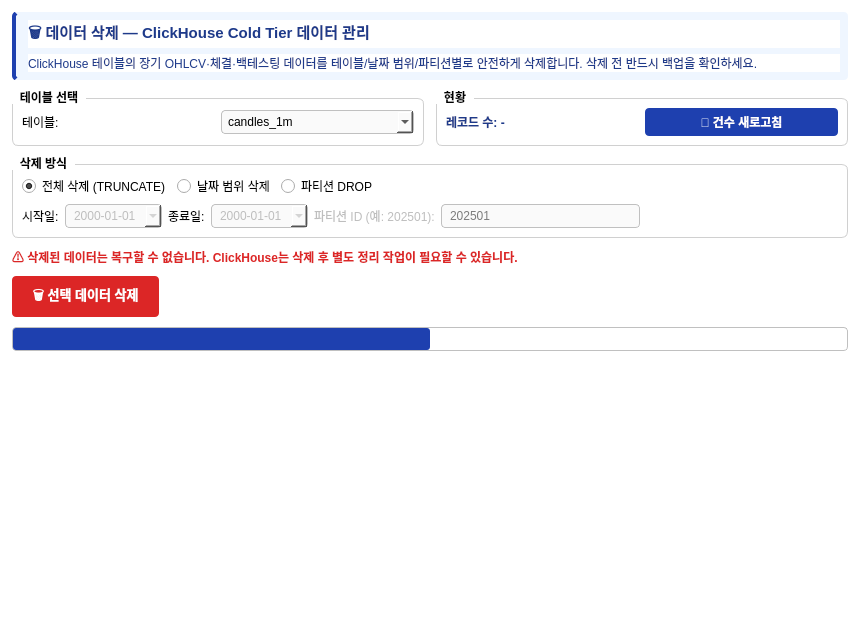
<?xml version="1.0" encoding="UTF-8"?>
<ui version="4.0">
 <class>DeleteTab</class>
 <widget class="QWidget" name="DeleteTab">
  <property name="geometry">
   <rect>
    <x>0</x>
    <y>0</y>
    <width>860</width>
    <height>620</height>
   </rect>
  </property>
  <property name="windowTitle">
   <string>데이터 삭제</string>
  </property>
  <property name="styleSheet">
   <string notr="true">QWidget { background-color: #FFFFFF; font-family: &quot;맑은 고딕&quot;, &quot;Segoe UI&quot;; font-size: 9pt; }
QGroupBox { border: 1px solid #D0D0D0; border-radius: 6px; margin-top: 8px; font-weight: bold; }
QGroupBox::title { subcontrol-origin: margin; subcontrol-position: top left; padding: 0 6px; }
QPushButton { border-radius: 4px; padding: 5px 14px; font-weight: bold; }
QComboBox, QLineEdit, QDateEdit { border: 1px solid #C0C0C0; border-radius: 4px; padding: 3px 6px; background: #FAFAFA; }
QProgressBar { border: 1px solid #C0C0C0; border-radius: 4px; text-align: center; }
QProgressBar::chunk { background-color: #1E40AF; border-radius: 3px; }</string>
  </property>
  <layout class="QVBoxLayout" name="verticalLayout">
   <property name="spacing">
    <number>10</number>
   </property>
   <property name="leftMargin">
    <number>12</number>
   </property>
   <property name="topMargin">
    <number>12</number>
   </property>
   <property name="rightMargin">
    <number>12</number>
   </property>
   <property name="bottomMargin">
    <number>12</number>
   </property>
   <!-- 상단 배너 -->
   <item>
    <widget class="QFrame" name="frameBanner">
     <property name="styleSheet">
      <string notr="true">QFrame#frameBanner { background-color: #EFF6FF; border-left: 4px solid #1E40AF; border-radius: 4px; }</string>
     </property>
     <layout class="QVBoxLayout" name="layoutBanner">
      <property name="leftMargin">
       <number>12</number>
      </property>
      <property name="topMargin">
       <number>8</number>
      </property>
      <property name="rightMargin">
       <number>8</number>
      </property>
      <property name="bottomMargin">
       <number>8</number>
      </property>
      <item>
       <widget class="QLabel" name="labelBannerTitle">
        <property name="text">
         <string>🗑️ 데이터 삭제 — ClickHouse Cold Tier 데이터 관리</string>
        </property>
        <property name="styleSheet">
         <string notr="true">font-size: 11pt; font-weight: bold; color: #1E3A8A;</string>
        </property>
       </widget>
      </item>
      <item>
       <widget class="QLabel" name="labelBannerDesc">
        <property name="text">
         <string>ClickHouse 테이블의 장기 OHLCV·체결·백테스팅 데이터를 테이블/날짜 범위/파티션별로 안전하게 삭제합니다. 삭제 전 반드시 백업을 확인하세요.</string>
        </property>
        <property name="styleSheet">
         <string notr="true">color: #1E3A8A;</string>
        </property>
        <property name="wordWrap">
         <bool>true</bool>
        </property>
       </widget>
      </item>
     </layout>
    </widget>
   </item>
   <!-- 테이블 + 현황 행 -->
   <item>
    <layout class="QHBoxLayout" name="layoutTopRow">
     <property name="spacing">
      <number>12</number>
     </property>
     <item>
      <widget class="QGroupBox" name="groupTable">
       <property name="title">
        <string>테이블 선택</string>
       </property>
       <layout class="QHBoxLayout" name="layoutTableGroup">
        <item>
         <widget class="QLabel">
          <property name="text">
           <string>테이블:</string>
          </property>
         </widget>
        </item>
        <item>
         <widget class="QComboBox" name="comboTable">
          <item>
           <property name="text">
            <string>candles_1m</string>
           </property>
          </item>
          <item>
           <property name="text">
            <string>candles_5m</string>
           </property>
          </item>
          <item>
           <property name="text">
            <string>candles_1h</string>
           </property>
          </item>
          <item>
           <property name="text">
            <string>candles_1d</string>
           </property>
          </item>
          <item>
           <property name="text">
            <string>market_ticks</string>
           </property>
          </item>
          <item>
           <property name="text">
            <string>orderbook_aggregates</string>
           </property>
          </item>
          <item>
           <property name="text">
            <string>backtest_results</string>
           </property>
          </item>
          <item>
           <property name="text">
            <string>technical_indicators_archive</string>
           </property>
          </item>
         </widget>
        </item>
       </layout>
      </widget>
     </item>
     <item>
      <widget class="QGroupBox" name="groupStatus">
       <property name="title">
        <string>현황</string>
       </property>
       <layout class="QHBoxLayout" name="layoutStatusGroup">
        <item>
         <widget class="QLabel" name="labelRecordCount">
          <property name="text">
           <string>레코드 수: -</string>
          </property>
          <property name="styleSheet">
           <string notr="true">font-weight: bold; color: #1E3A8A;</string>
          </property>
         </widget>
        </item>
        <item>
         <widget class="QPushButton" name="btnRefreshCount">
          <property name="text">
           <string>🔄 건수 새로고침</string>
          </property>
          <property name="styleSheet">
           <string notr="true">background-color: #1E40AF; color: white;</string>
          </property>
         </widget>
        </item>
       </layout>
      </widget>
     </item>
    </layout>
   </item>
   <!-- 삭제 범위 그룹 -->
   <item>
    <widget class="QGroupBox" name="groupRange">
     <property name="title">
      <string>삭제 방식</string>
     </property>
     <layout class="QVBoxLayout" name="layoutRangeGroup">
      <item>
       <layout class="QHBoxLayout" name="layoutRadio">
        <item>
         <widget class="QRadioButton" name="radioTruncate">
          <property name="text">
           <string>전체 삭제 (TRUNCATE)</string>
          </property>
          <property name="checked">
           <bool>true</bool>
          </property>
         </widget>
        </item>
        <item>
         <widget class="QRadioButton" name="radioByDateRange">
          <property name="text">
           <string>날짜 범위 삭제</string>
          </property>
         </widget>
        </item>
        <item>
         <widget class="QRadioButton" name="radioDropPartition">
          <property name="text">
           <string>파티션 DROP</string>
          </property>
         </widget>
        </item>
        <item>
         <spacer>
          <property name="orientation">
           <enum>Qt::Horizontal</enum>
          </property>
          <property name="sizeHint" stdset="0">
           <size>
            <width>40</width>
            <height>20</height>
           </size>
          </property>
         </spacer>
        </item>
       </layout>
      </item>
      <item>
       <layout class="QHBoxLayout" name="layoutDateRow">
        <item>
         <widget class="QLabel" name="labelDateFrom">
          <property name="text">
           <string>시작일:</string>
          </property>
         </widget>
        </item>
        <item>
         <widget class="QDateEdit" name="dateFrom">
          <property name="enabled">
           <bool>false</bool>
          </property>
          <property name="calendarPopup">
           <bool>true</bool>
          </property>
          <property name="displayFormat">
           <string>yyyy-MM-dd</string>
          </property>
         </widget>
        </item>
        <item>
         <widget class="QLabel" name="labelDateTo">
          <property name="text">
           <string>종료일:</string>
          </property>
         </widget>
        </item>
        <item>
         <widget class="QDateEdit" name="dateTo">
          <property name="enabled">
           <bool>false</bool>
          </property>
          <property name="calendarPopup">
           <bool>true</bool>
          </property>
          <property name="displayFormat">
           <string>yyyy-MM-dd</string>
          </property>
         </widget>
        </item>
        <item>
         <widget class="QLabel" name="labelPartition">
          <property name="text">
           <string>파티션 ID (예: 202501):</string>
          </property>
          <property name="enabled">
           <bool>false</bool>
          </property>
         </widget>
        </item>
        <item>
         <widget class="QLineEdit" name="editPartition">
          <property name="enabled">
           <bool>false</bool>
          </property>
          <property name="placeholderText">
           <string>202501</string>
          </property>
         </widget>
        </item>
        <item>
         <spacer>
          <property name="orientation">
           <enum>Qt::Horizontal</enum>
          </property>
          <property name="sizeHint" stdset="0">
           <size>
            <width>40</width>
            <height>20</height>
           </size>
          </property>
         </spacer>
        </item>
       </layout>
      </item>
     </layout>
    </widget>
   </item>
   <!-- 경고 레이블 -->
   <item>
    <widget class="QLabel" name="labelWarning">
     <property name="text">
      <string>⚠️ 삭제된 데이터는 복구할 수 없습니다. ClickHouse는 삭제 후 별도 정리 작업이 필요할 수 있습니다.</string>
     </property>
     <property name="styleSheet">
      <string notr="true">color: #DC2626; font-weight: bold;</string>
     </property>
     <property name="wordWrap">
      <bool>true</bool>
     </property>
    </widget>
   </item>
   <!-- 버튼 행 -->
   <item>
    <layout class="QHBoxLayout" name="layoutButtons">
     <property name="spacing">
      <number>10</number>
     </property>
     <item>
      <widget class="QPushButton" name="btnDelete">
       <property name="text">
        <string>🗑️ 선택 데이터 삭제</string>
       </property>
       <property name="styleSheet">
        <string notr="true">background-color: #DC2626; color: white; font-size: 10pt; padding: 8px 20px;</string>
       </property>
       <property name="toolTip">
        <string>선택한 조건으로 데이터를 삭제합니다 (확인 팝업 표시)</string>
       </property>
      </widget>
     </item>
     <item>
      <spacer>
       <property name="orientation">
        <enum>Qt::Horizontal</enum>
       </property>
       <property name="sizeHint" stdset="0">
        <size>
         <width>40</width>
         <height>20</height>
        </size>
       </property>
      </spacer>
     </item>
    </layout>
   </item>
   <!-- 진행 표시 -->
   <item>
    <widget class="QProgressBar" name="progressDelete">
     <property name="value">
      <number>0</number>
     </property>
     <property name="maximum">
      <number>0</number>
     </property>
     <property name="visible">
      <bool>false</bool>
     </property>
     <property name="textVisible">
      <bool>false</bool>
     </property>
    </widget>
   </item>
   <!-- 결과 레이블 -->
   <item>
    <widget class="QLabel" name="labelResult">
     <property name="text">
      <string></string>
     </property>
     <property name="wordWrap">
      <bool>true</bool>
     </property>
    </widget>
   </item>
   <!-- 하단 여백 -->
   <item>
    <spacer>
     <property name="orientation">
      <enum>Qt::Vertical</enum>
     </property>
     <property name="sizeHint" stdset="0">
      <size>
       <width>20</width>
       <height>40</height>
      </size>
     </property>
    </spacer>
   </item>
  </layout>
 </widget>
 <resources/>
 <connections/>
</ui>
